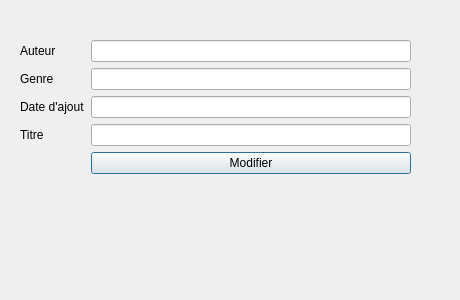
<?xml version="1.0" encoding="UTF-8"?>
<ui version="4.0">
 <class>EditBookForm</class>
 <widget class="QDialog" name="EditBookForm">
  <property name="geometry">
   <rect>
    <x>0</x>
    <y>0</y>
    <width>460</width>
    <height>300</height>
   </rect>
  </property>
  <property name="windowTitle">
   <string>Dialog</string>
  </property>
  <widget class="QWidget" name="formLayoutWidget">
   <property name="geometry">
    <rect>
     <x>20</x>
     <y>40</y>
     <width>391</width>
     <height>221</height>
    </rect>
   </property>
   <layout class="QFormLayout" name="formLayout">
    <item row="0" column="0">
     <widget class="QLabel" name="auteurLabel">
      <property name="text">
       <string>Auteur</string>
      </property>
     </widget>
    </item>
    <item row="0" column="1">
     <widget class="QLineEdit" name="auteurLineEdit"/>
    </item>
    <item row="1" column="0">
     <widget class="QLabel" name="genreLabel">
      <property name="text">
       <string>Genre</string>
      </property>
     </widget>
    </item>
    <item row="1" column="1">
     <widget class="QLineEdit" name="genreLineEdit"/>
    </item>
    <item row="2" column="0">
     <widget class="QLabel" name="dateDAjoutLabel">
      <property name="text">
       <string>Date d'ajout</string>
      </property>
     </widget>
    </item>
    <item row="2" column="1">
     <widget class="QLineEdit" name="dateDAjoutLineEdit"/>
    </item>
    <item row="4" column="0">
     <layout class="QFormLayout" name="formLayout_3"/>
    </item>
    <item row="3" column="0">
     <widget class="QLabel" name="titreLabel">
      <property name="text">
       <string>Titre</string>
      </property>
     </widget>
    </item>
    <item row="3" column="1">
     <widget class="QLineEdit" name="titreLineEdit"/>
    </item>
    <item row="4" column="1">
     <widget class="QPushButton" name="pushButton">
      <property name="text">
       <string>Modifier</string>
      </property>
     </widget>
    </item>
   </layout>
  </widget>
 </widget>
 <resources/>
 <connections/>
</ui>
